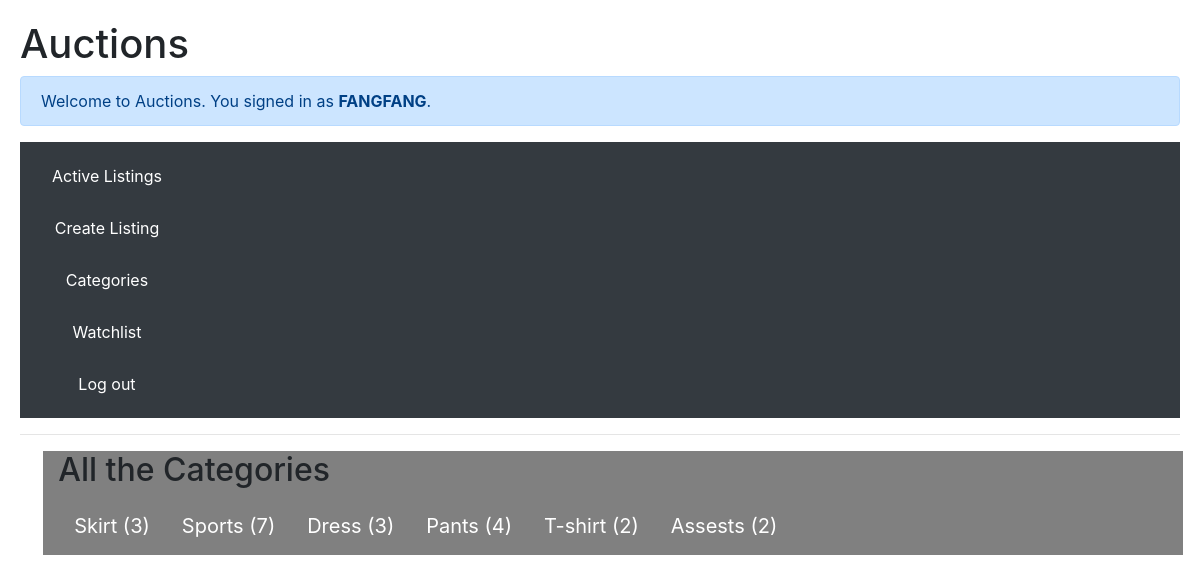
The app's page /categories/ (signed in) with its own data.
### auctions/models.py (models this page shows, shortened)
class User(AbstractUser):
    pass

class Category(models.Model):
    name = models.CharField(max_length=35)

### auctions/views.py (the view)
# urls.py: path('categories/', category_list, name='category_list'),
def category_list(request):
    categories = Category.objects.annotate(num_listings=Count('listings')).filter(num_listings__gt=0)
    return render(request, 'auctions/category_list.html', {'categories': categories})

### auctions/templates/auctions/category_list.html
{% extends "auctions/layout.html" %}
{% load static %}
{% block body %}
{% block content %}
<hr>
<div class="container" style="background:gray; font-size:20px; margin-left:2%; margin-right:25%">
  <h2>All the Categories</h2>
  <ul>
    {% for category in categories %}
      <li><a href="{% url 'category_detail' category.id %}">{{ category.name }} ({{ category.num_listings }})</a></li>
    {% endfor %}
  </ul>
</div>
{% endblock %}
{% endblock %}

### auctions/templates/auctions/layout.html (shortened to what this page needs)
{% load static %}
<!DOCTYPE html>
<html lang="en">
<head>
    <link rel="stylesheet" href="https://stackpath.bootstrapcdn.com/bootstrap/4.4.1/css/bootstrap.min.css">
    <link href="{% static 'auctions/styles.css' %}" rel="stylesheet">
</head>
    <body>
    <h1>Auctions</h1>
    <div class="alert alert-primary" role="alert">
        {% if user.is_authenticated %}
        Welcome to Auctions. You signed in as <strong>{{ user.username }}</strong>.
        {% else %}
        Not signed in.
        {% endif %}
    </div>
    <nav class="navbar navbar-dark bg-dark">
        {% if user.is_authenticated %}
        <ul style="list-style-type: none">
            <li style="text-decoration:none">
                <a class="active" href="{% url 'index' %}">Active Listings</a>
                <a href="{% url 'create_listing' %}">Create Listing</a>
                <a href="{% url 'category_list' %}">Categories</a>
                <a href="{% url 'watchlist' %}">Watchlist</a>
                <a href="{% url 'login' %}">Log out</a>
                {% else %}
                <a href="{% url 'index' %}">Active Listings</a>
                <a href="{% url 'category_list' %}">Categories</a>
                <a href="{% url 'register' %}">Register</a>
                <a href="{% url 'login' %}">Log In</a>
                {% endif %}
            </li>
        </ul>
    </nav>
    </body>
{% block body %}
{% endblock %}

### auctions/static/auctions/styles.css (style rules this page uses)
body { padding: 20px; }
ul { list-style-type: none; margin: 0; padding: 0; overflow: hidden; }
li { float: left; }
li a { display: block; color: white; text-align: center; padding: 14px 16px; text-decoration: none; }

### records on screen
User: username "FANGFANG"
Category: name "Skirt", num_listings "3"
Category: name "Sports", num_listings "7"
Category: name "Dress", num_listings "3"
Category: name "Pants", num_listings "4"
Category: name "T-shirt", num_listings "2"
Category: name "Assests", num_listings "2"
